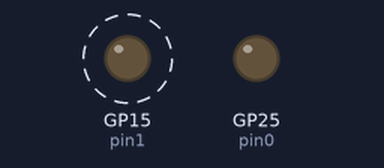
Bench run of a program on a simulated Raspberry Pi Pico running MicroPython. Shown: output pins drawn as LEDs (lit = HIGH). Dashed ring = blinking.

Above: at 0.3 s.
At 3.55 s:
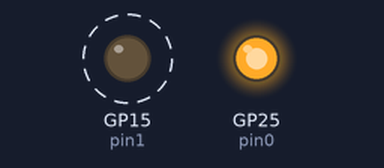
Timing chart, 0 to 4.6 s (numbered marks = the images above):
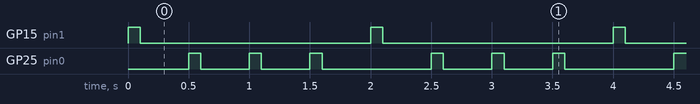

Measured:
- by itself, GP15 (pin1): alternates HIGH for 0.10 s and LOW for 1.9 s
- by itself, GP25 (pin0): repeats every 2.0 s: 2 × (LOW 0.40 s, HIGH 0.10 s), LOW 0.90 s, HIGH 0.10 s
- by itself, everything shown: repeats every 2.0 s, in 8 steps

The program:

test.py
```python
from machine import Pin
from time import sleep

pin0 = Pin("LED" ,Pin.OUT)
pin1 = Pin("GP15" ,Pin.OUT)

while True:
    pin1.toggle()
    sleep(0.1)
    pin1.toggle()
    sleep(0.4)
    pin0.toggle()
    sleep(0.1)
    pin0.toggle()
    sleep(0.4)
    pin0.toggle()
    sleep(0.1)
    pin0.toggle()
    sleep(0.4)
    pin0.toggle()
    sleep(0.1)
    pin0.toggle()
    sleep(0.4)
```
